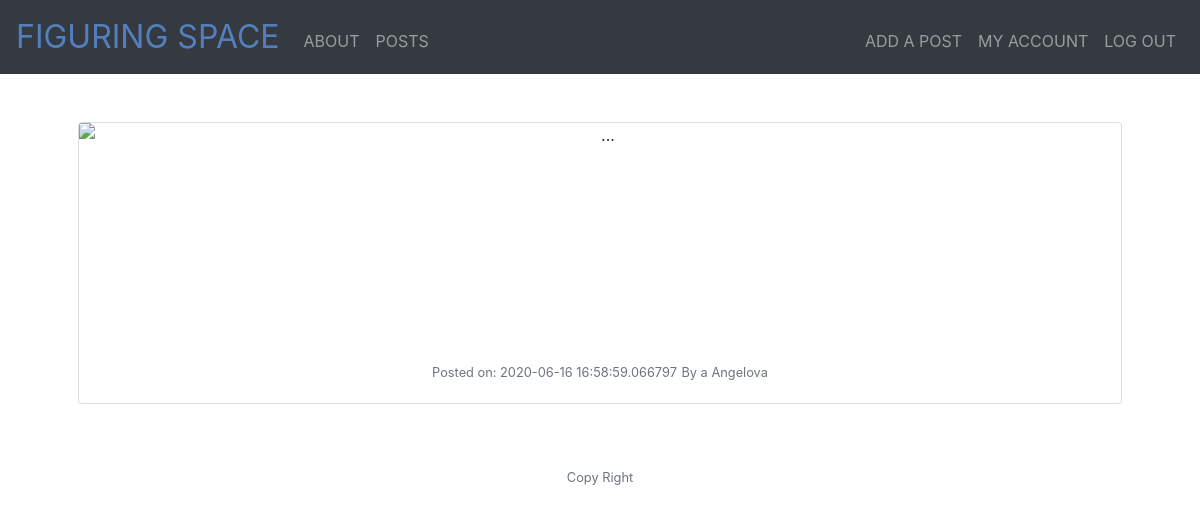
/post/11 (signed in), run on the app's committed database.
### models.py (models this page shows, shortened)
class Post(db.Model):
    id = db.Column(db.Integer, primary_key=True)
    title = db.Column(db.String(50))
    subtitle = db.Column(db.String(50))
    date_posted = db.Column(db.DateTime)
    content = db.Column(db.Text)
    author = db.Column(db.Integer, db.ForeignKey("user.id"))
    categories = db.relationship("Category", secondary='categories', backref=db.backref('posts', lazy='dynamic'))

class User(db.Model):
    id = db.Column(db.Integer, primary_key=True)
    first_name = db.Column(db.String(50))
    last_name = db.Column(db.String(50))
    email = db.Column(db.String(50))
    password = db.Column(db.String(20))
    registered = db.Column(db.DateTime)
    posts = db.relationship("Post", backref='user')

### app.py (the view)
@app.route('/post/<id>')
@login_required
def post(id):
    post = Post.query.filter_by(id=id).first()
    author = User.query.filter_by(id=post.author).first()
    return render_template("post.html", post=post, author=author)

### app.py (called while the page is built)
@app.after_request
def after_request(response):
    response.headers["Cache-Control"] = "no-cache, no-store, must-revalidate"
    response.headers["Expires"] = 0
    response.headers["Pragma"] = "no-cache"
    return response

### helper.py (called while the page is built)
def login_required(f):
    @wraps(f)
    def decorated_function(*args, **kwargs):
        if session.get("user_id") is None:
            return redirect("/login")
        return f(*args, **kwargs)
    return decorated_function

### templates/post.html (shortened to what this page needs)
{% extends "layout.html" %} {% block main %}
<div class="card mb-3">
  <img
    src="https://media.sproutsocial.com/uploads/2017/02/10x-featured-social-media-image-size.png"
    class="card-img-top"
    alt="..."
    style="height: 200px;"
  />
  <div class="card-body">
    <p class="card-text">
      <small class="text-muted">Posted on: {{post.date_posted}}</small>
      <small class="text-muted"
        >By {{author.first_name}} {{author.last_name}}</small
      >
    </p>
  </div>
</div>
{% endblock %}

### static/style.css (style rules this page uses)
main img { max-width: 100%; }

### data on the page
Post: date_posted "2020-06-16 16:58:59.066797"
User: first_name "a", last_name "Angelova"
